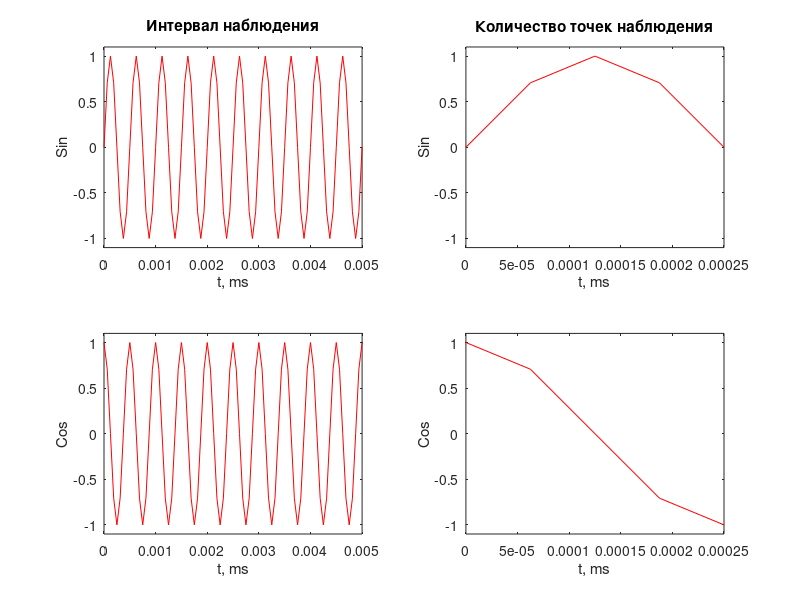
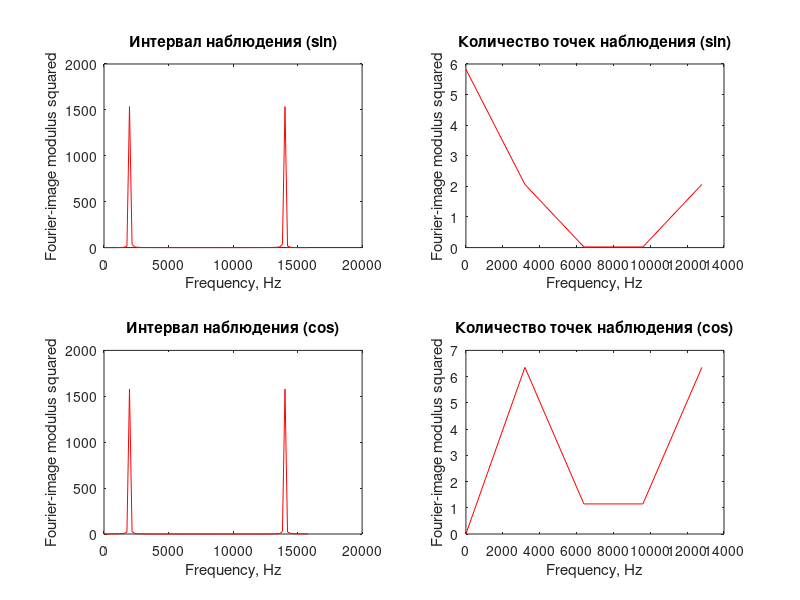
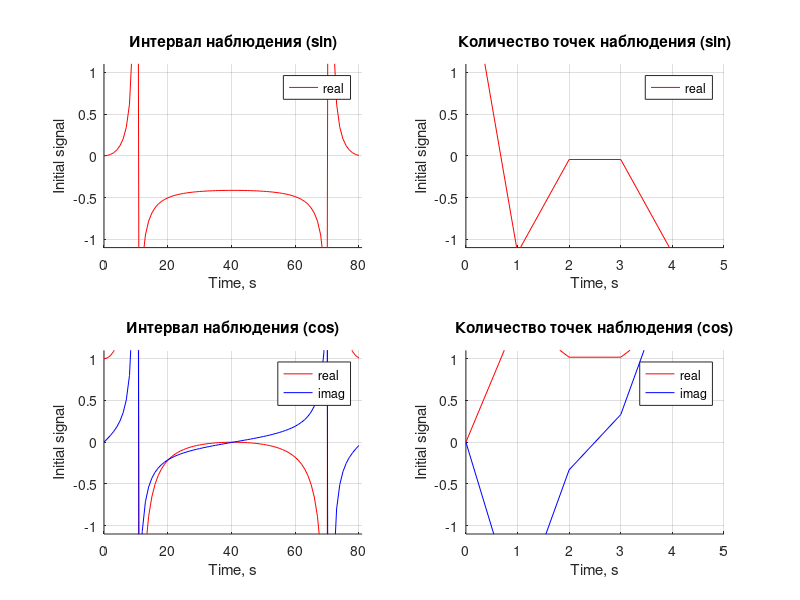

Write MATLAB code to recreate these figures, in order.
close all; clear all;

% *** a ***

disp('-----------------------------------------------------');
disp('*** Программа дискретизации и визуализации функций синуса и косинуса с частотой 2 кГц ***');

Tau = input('Введите интервал для наблюдения, мс: ') / 1000;
pnt = input('Введите количество точек для наблюдения: ');
f0 = 2000;

disp('-----------------------------------------------------');
disp('Введенные данные:');
disp(['Интервал для наблюдения (с)    = ' num2str(Tau)]);
disp(['Количество точек для наблюдения = ' num2str(pnt)]);
disp('-----------------------------------------------------');

fdn = 2 * f0; % Частота дискретизации
% в соответствии с критерием Найквиста
mvis = 4;
fdv = mvis * fdn; % Частота дискретизации длЯ визуализации
dt = 1 / fdv; % Интервал дискретизации по времени
T = 1 / f0; % Период сигнала
NT = f0 * Tau; % Количество периодов наблюдения

tt = 0:dt:NT * T; % Вектор времени, с
y_sin_t = sin(2 * pi * f0 * tt); % Вектор сигнала
y_cos_t = cos(2 * pi * f0 * tt); % Вектор сигнала

tn = 0:dt:(pnt - 1) * dt; % Вектор времени, с
y_sin_n = sin(2 * pi * f0 * tn); % Вектор сигнала
y_cos_n = cos(2 * pi * f0 * tn); % Вектор сигнала

figure(1);
subplot(2, 2, 1);
grid on;
plot(tt, y_sin_t, 'r');
axis([0 NT * T -1.1 1.1]);
title('Интервал наблюдения');
xlabel('t, ms');
ylabel('Sin');

subplot(2, 2, 2);
grid on;
plot(tn, y_sin_n, 'r');
axis([0 (pnt - 1) * dt -1.1 1.1]);
title('Количество точек наблюдения');
xlabel('t, ms');
ylabel('Sin');

subplot(2, 2, 3);
grid on;
plot(tt, y_cos_t, 'r');
axis([0 NT * T -1.1 1.1]);
xlabel('t, ms');
ylabel('Cos');

subplot(2, 2, 4);
grid on;
plot(tn, y_cos_n, 'r');
axis([0 (pnt - 1) * dt -1.1 1.1]);
xlabel('t, ms');
ylabel('Cos');

% *** b ***
Nt = length(y_sin_t);
Nn = length(y_sin_n);

kt = 0:Nt - 1;
Ex = exp(-j * 2 * pi / Nt * kt' * kt);
Y_sin_t = y_sin_t * Ex;
Y_cos_t = y_cos_t * Ex;
Y_sin_t_fft = fft(y_sin_t);
Y_cos_t_fft = fft(y_cos_t);

Y_sin_t_2 = Y_sin_t .* conj(Y_sin_t);
Y_cos_t_2 = Y_cos_t .* conj(Y_cos_t);
ft = kt * fdv / Nt; % Вектор частоты, Гц

kn = 0:Nn - 1;
Ex = exp(-j * 2 * pi / Nn * kn' * kn);
Y_sin_n = y_sin_n * Ex;
Y_cos_n = y_cos_n * Ex;
Y_sin_n_ffn = fft(y_sin_n);
Y_cos_n_ffn = fft(y_cos_n);

Y_sin_n_2 = Y_sin_n .* conj(Y_sin_n);
Y_cos_n_2 = Y_cos_n .* conj(Y_cos_n);
fn = kn * fdv / Nn; % Вектор частоты, Гц

% *** c ***

figure(2)
subplot(2, 2, 1);
grid on;
plot(ft, Y_sin_t_2, 'r');
title('Интервал наблюдения (sin)');
xlabel('Frequency, Hz');
ylabel('Fourier-image modulus squared');

subplot(2, 2, 2);
grid on;
plot(fn, Y_sin_n_2, 'r');
title('Количество точек наблюдения (sin)');
xlabel('Frequency, Hz');
ylabel('Fourier-image modulus squared');

subplot(2, 2, 3);
grid on;
plot(ft, Y_cos_t_2, 'r');
title('Интервал наблюдения (cos)');
xlabel('Frequency, Hz');
ylabel('Fourier-image modulus squared');

subplot(2, 2, 4);
grid on;
plot(fn, Y_cos_n_2, 'r');
title('Количество точек наблюдения (cos)');
xlabel('Frequency, Hz');
ylabel('Fourier-image modulus squared');

figure(3)
subplot(2, 2, 1);
grid on; hold on;
plot(kt, real(Y_sin_t), 'r');
axis([0 Nt -1.1 1.1]);
title('Интервал наблюдения (sin)');
xlabel('Time, s');
ylabel('Initial signal');
legend('real', 'imag');

subplot(2, 2, 2);
grid on; hold on;
plot(kn, real(Y_sin_n), 'r');
axis([0 Nn -1.1 1.1]);
title('Количество точек наблюдения (sin)');
xlabel('Time, s');
ylabel('Initial signal');
legend('real', 'imag');

subplot(2, 2, 3);
grid on; hold on;
plot(kt, real(Y_cos_t), 'r');
plot(kt, imag(Y_cos_t), 'b');
axis([0 Nt -1.1 1.1]);
title('Интервал наблюдения (cos)');
xlabel('Time, s');
ylabel('Initial signal');
legend('real', 'imag');

subplot(2, 2, 4);
grid on; hold on;
plot(kn, real(Y_cos_n), 'r');
plot(kn, imag(Y_cos_n), 'b');
axis([0 Nn -1.1 1.1]);
title('Количество точек наблюдения (cos)');
xlabel('Time, s');
ylabel('Initial signal');
legend('real', 'imag');

disp('**********   Конец работы   **********');
